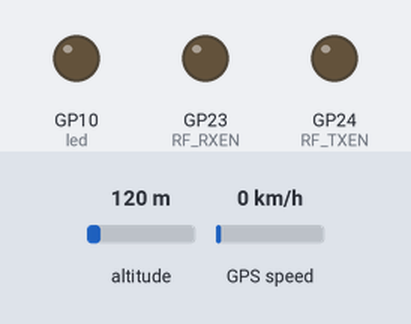
Bench run of a program on a simulated Raspberry Pi Pico running CircuitPython. Shown: output pins drawn as LEDs (lit = HIGH). Dashed ring = blinking. Inputs (shaded band) come from the test bench; at power-on: altitude 120 m, GPS speed 0 km/h. Files the program writes start out absent; the GPS gets a fix after 3 s at 37.7749, -122.4194 with 8 satellites; no radio messages arrive unless stated (any console line starting 'radio sent:' is added by the test bench); the interpreter's speed is modelled, so counts of loop turns are approximate; pins used as bus, display or sensor lines are not drawn; what the program prints to the serial console is not drawn.

Above: at 0.1 s.
At 1.9 s:
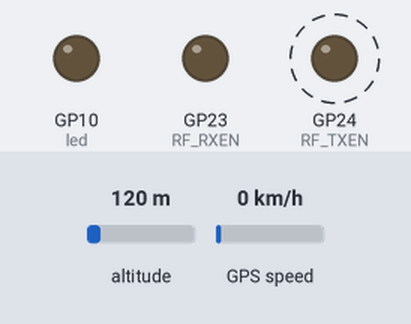
2.0 s: altitude set to 20 m
At 2.9 s:
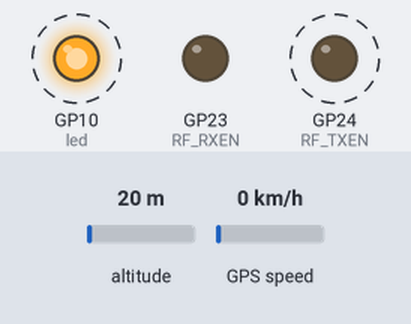
6.5 s: GPS speed set to 2 km/h
Timing chart, 0 to 17.0 s (numbered marks = the images above; inputs shaded):
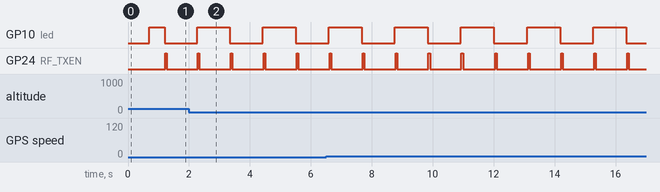

The program:

code.py
```python
# CubeSatLink Flight Transceiver Node (Summit)
# Connect to antenna before plug any power in
# Author: Tri Do

import time
import board
import busio
import sdcardio
import storage
import os
import digitalio
import microcontroller
import adafruit_rfm9x
from adafruit_bus_device.spi_device import SPIDevice
from adafruit_lsm6ds.lsm6dsox import LSM6DSOX
import adafruit_lis3mdl


# Initialize UART bus
uart0 = busio.UART(board.GP0, board.GP1, baudrate=9600, bits = 8, parity = None, timeout=1)
uart1 = busio.UART(board.GP4, board.GP5, baudrate=9600, bits = 8, parity = None, timeout=1)
message_started = False
# Status LED
led = digitalio.DigitalInOut(board.GP10)			# This is UART2 LED
led.direction = digitalio.Direction.OUTPUT


# INITIALIZE RF SECTIONS
    # GPIO for RF
CS_RF = digitalio.DigitalInOut(board.GP17)
RESET = digitalio.DigitalInOut(board.GP21)
    # GPIO for enable PA & LNA
RF_RXEN = digitalio.DigitalInOut(board.GP23)
RF_RXEN.direction = digitalio.Direction.OUTPUT
RF_TXEN = digitalio.DigitalInOut(board.GP24)
RF_TXEN.direction = digitalio.Direction.OUTPUT
    # Initialize RF SPI0 bus.
SPI0_CLK = board.GP18
SPI0_MOSI = board.GP19
SPI0_MISO = board.GP20
spi0 = busio.SPI(clock=SPI0_CLK, MOSI=SPI0_MOSI, MISO=SPI0_MISO)
    # Define radio parameters.
RF_RXEN.value = 0
RF_TXEN.value = 0
    # Init RFM9x
RADIO_FREQ_MHZ = 435.75
rfm9x = adafruit_rfm9x.RFM9x(spi0, CS_RF, RESET, RADIO_FREQ_MHZ, agc = True)
    # rfm9x post-config
rfm9x.enable_crc = True
rfm9x.tx_power = 23
rfm9x.spreading_factor = 7
rfm9x.coding_rate = 6
rfm9x.signal_bandwidth = 125000
rfm9x.ack_delay = 0.1		# set delay before sending ACK
rfm9x.node = 8
rfm9x.destination = 7
    # Initialize RFM radio
transmit_interval = 5		# set the time interval (seconds) for sending packets
RFMTimeOut = 10

# INITIALIZE MicroSD AND GNSS SECTIONS
    # GPIO for SD Card & GNSS (SPI bus 1)
CS_SD = board.GP11
CS_GNSS = board.GP13
SPI1_CLK = board.GP14
SPI1_MOSI = board.GP15
SPI1_MISO = board.GP12
spi1 = busio.SPI(clock=SPI1_CLK, MOSI=SPI1_MOSI, MISO=SPI1_MISO)

gnss_cs = digitalio.DigitalInOut(CS_GNSS)
gnss_cs.direction = digitalio.Direction.OUTPUT
gnss_cs.value = True

# Configure SPI device for GNSS
spi1_device = SPIDevice(
    spi1,
    gnss_cs,
    baudrate=1000000,
    polarity=0,
    phase=0
)

GNSS_BUF_LEN = 128
gnss_line_buffer = ""

# INITIALIZE flag and timer
time_now = 0
tnow = 0
uart_now = 0
rfmWatchdog = 0
cnt = 0
NoAck_cnt = 0
uartTxInterval = 3
uart0_receiving = ''
uart1_receiving = ''
gps_message = None


#I2C BUS INIIT
SDA_PIN = microcontroller.pin.GPIO28
SCL_PIN = microcontroller.pin.GPIO29

# GPIO28 = I2C0 SDA
# GPIO29 = I2C0 SCL
i2c = busio.I2C(
    scl=SCL_PIN,
    sda=SDA_PIN,
    frequency=400_000
)

# imu = LSM6DSOX(i2c, address=0x6A)
# magnetometer = adafruit_lis3mdl.LIS3MDL(i2c, address=0x1C)

# START FUNCTION DEF
def Blink_Status_LED():
    # Status LED blink every loop
    led.value = not led.value
    tnow=time.monotonic()

def UART_Tx(uart,msg):
    if (msg != None):
        uart.write(msg)
        print("({}). UART transmitting: {}".format(len(msg), msg))
    else:
        print('No UART Tx Message...')

def UART_Rx(uart):
    char_buffer = bytearray()
    rx_string = bytearray()
    while uart.in_waiting > 0:
        char_buffer = uart.read(1)
        rx_string = rx_string + char_buffer
    string = ''.join([chr(b) for b in rx_string])
    return string
    #.decode('utf-8','replace') != '':			#not empty
    #    return rx_string.decode('utf-8','ignore')


def incCnt():
    global cnt
    cnt += 1
def dspCnt():
    global cnt
    return cnt

def incNAK():
    global NoAck_cnt
    NoAck_cnt += 1

def petRFMWatchdog():
    global rfmWatchdog
    rfmWatchdog = time.monotonic()

def RFM_Tx(cust, msg):
    RF_TXEN.value = 1

    incCnt()

    full_msg = f"{cust}, {msg}"
    print("Airing Downlink with Message:", repr(full_msg))

    try:
        rfm9x.send(bytes(full_msg, "UTF-8"))
        SD_Write(cust, msg)
    except Exception as e:
        print("RFM send error:", repr(e))

    RF_TXEN.value = 0

def RFM_Rx():
    # Look for packet. Print header, payload, RSSI, SNR
    packet = rfm9x.receive(with_ack=True, with_header=True)
    if packet is not None:
        print("Received (raw header):", [hex(x) for x in packet[0:4]])
        print("Received (raw payload): {0}".format(packet[4:]))
        print("RSSI: {0}, SNR: {1}".format(rfm9x.last_rssi, rfm9x.last_snr))
        return packet[4:]

def parseNeo(dataLine: str):
    talkerID = dataLine[1:3]
    dataLine = dataLine.split(",")
    return f"{talkerID},UTC,{dataLine[1]},N,{dataLine[2]},W,{dataLine[4]},A,{dataLine[9]},G,{dataLine[11]}."

# DEF FOR GNSS
def GNSS():
    global gnss_line_buffer

    gnss_rx = bytearray(GNSS_BUF_LEN)
    gnss_tx = bytearray([0xFF] * GNSS_BUF_LEN)

    try:
        spi1_device = SPIDevice(
            spi1,
            gnss_cs,
            baudrate=1000000,
            polarity=0,
            phase=0
        )

        SPI1_Wait_Unlock()

        with spi1_device as spi_dev:
            spi_dev.write_readinto(gnss_tx, gnss_rx)

    except Exception as e:
        print("GNSS SPI failed:", repr(e))
        return None

    useful = bytes(b for b in gnss_rx if b not in (0xFF, 0x00))

    if useful:
        text = useful.decode("ascii", "ignore")
        gnss_line_buffer += text

    while "\r\n" in gnss_line_buffer:
        line, gnss_line_buffer = gnss_line_buffer.split("\r\n", 1)

        if line and len(line) > 6 and line[3:6] == "GGA":
            time.sleep(0.01)
            return parseNeo(line)


    return None
sdcard, vfs = None, None

def SD_Init():
    global sdcard, vfs

    try:
        print("init sd...")

        gnss_cs.value = True
        SPI1_Wait_Unlock()
        time.sleep(0.05)

        sdcard = sdcardio.SDCard(spi1, CS_SD, baudrate=1000000)
        print("sector count:", sdcard.count())

        vfs = storage.VfsFat(sdcard)
        storage.mount(vfs, "/sd")

        print("mounted:", os.listdir("/sd"))

        with open("/sd/Dev.csv", "a") as f:
            f.write("\n-----------STARTED-------------\n")
            f.write("time (ms),GroundStation cnt,Summit cnt,CubeSat #,RSSI,SNR, Message\n")
            f.flush()

        for cust in range(3):
            with open(f"/sd/Cube{cust}Data.csv", "a") as f:
                f.write("\n-----------STARTED-------------\n")
                f.write("Count 1,Count 2,CubeSat #, Message\n")
                f.flush()

        # storage.umount("/sd")
        # sdcard.deinit()
        # sdcard = None
        # vfs = None

        SPI1_Wait_Unlock()

        time.sleep(0.5)
        gnss_cs.value = True

        print("SD released")

    except Exception as e:
        print("SD init failed:", repr(e))

def SPI1_Wait_Unlock():
    while not spi1.try_lock():
        time.sleep(0.001)
    spi1.unlock()

def SD_Write(cust, msg):
    files = {
        "A": "/sd/Cube0Data.csv",
        "B": "/sd/Cube1Data.csv",
        "C": "/sd/Cube2Data.csv"
    }

    filename = files.get(cust)

    if filename is None:
        return

    try:
        # Prevent message newlines from creating multiple CSV rows
        clean_msg = str(msg).replace("\r", "").replace("\n", "\\n")
        clean_msg = clean_msg.replace('"', '""')

        with open(filename, "a") as f:
            f.write('{},{},{},"{}"\n'.format(
                time.monotonic(),
                dspCnt(),
                cust,
                clean_msg
            ))
            f.flush()

        # print("Saved to SD:", filename)

    except Exception as e:
        print("SD write failed:", repr(e))

# DEF FOR IMU
def imuRead():

    global imu
    acceleration = imu.acceleration

    print("\nAcceleration (m/s^2)")
    print(
        "X: {:8.3f}, Y: {:8.3f}, Z: {:8.3f}".format(
            acceleration[0],
            acceleration[1],
            acceleration[2]
        )
    )

# START CODE
    # send startup message from my_node
rfm9x.send_with_ack(bytes("startup message from node {}".format(rfm9x.node), "UTF-8"))
time.sleep(0.1)

SD_Init()
print("Waiting for packets...")

while True:
    try:
        Blink_Status_LED()

        # -----------------------
        # Read GNSS FIRST
        # -----------------------
        gps = GNSS()
        if gps is not None:
            gps_message = gps
            # print("GNSS:", gps_message)

        # -----------------------
        # Read UART
        # -----------------------
        rx0 = UART_Rx(uart0)
        if rx0:
            uart0_receiving += rx0
            # print("UART0:", repr(rx0))

        rx1 = UART_Rx(uart1)
        if rx1:
            uart1_receiving += rx1
            # print("UART1:", repr(rx1))

        # -----------------------
        # Transmit ONE packet only
        # -----------------------

        if gps_message is not None:
            petRFMWatchdog()
            RFM_Tx('C', gps_message)
            gps_message = None
            time.sleep(0.5)

        elif uart0_receiving:
            petRFMWatchdog()
            RFM_Tx('A', uart0_receiving)
            uart0_receiving = ''
            time.sleep(0.5)

        elif uart1_receiving:
            petRFMWatchdog()
            RFM_Tx('B', uart1_receiving)
            uart1_receiving = ''
            time.sleep(0.5)

        elif time.monotonic() - rfmWatchdog > RFMTimeOut:
            petRFMWatchdog()
            RFM_Tx('S', "Link healthy, No UART Message")

        # READ OUT IMU

        time.sleep(0.5)

    except Exception as e:
        print("Loop Error:", repr(e))
```

Measured:
- by itself, GP10 (led): alternates HIGH for 1.1 s and LOW for 1.1 s
- by itself, GP24 (RF_TXEN): alternates HIGH for 0.05 s and LOW for 1.0 s
